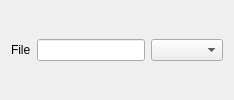
<?xml version="1.0" encoding="UTF-8"?>
<ui version="4.0">
 <class>Navigator</class>
 <widget class="QWidget" name="Navigator">
  <layout class="QHBoxLayout" name="horizontalLayout">
   <property name="topMargin">
    <number>0</number>
   </property>
   <property name="bottomMargin">
    <number>0</number>
   </property>
   <item>
    <widget class="QLabel" name="label">
     <property name="text">
      <string>File</string>
     </property>
    </widget>
   </item>
   <item>
    <widget class="QLineEdit" name="comboBox">
     <property name="sizePolicy">
      <sizepolicy hsizetype="Expanding" vsizetype="Fixed">
       <horstretch>0</horstretch>
       <verstretch>0</verstretch>
      </sizepolicy>
     </property>
    </widget>
   </item>
   <item>
    <widget class="QComboBox" name="themeSelector"/>
   </item>
  </layout>
 </widget>
 <resources/>
 <connections/>
</ui>
